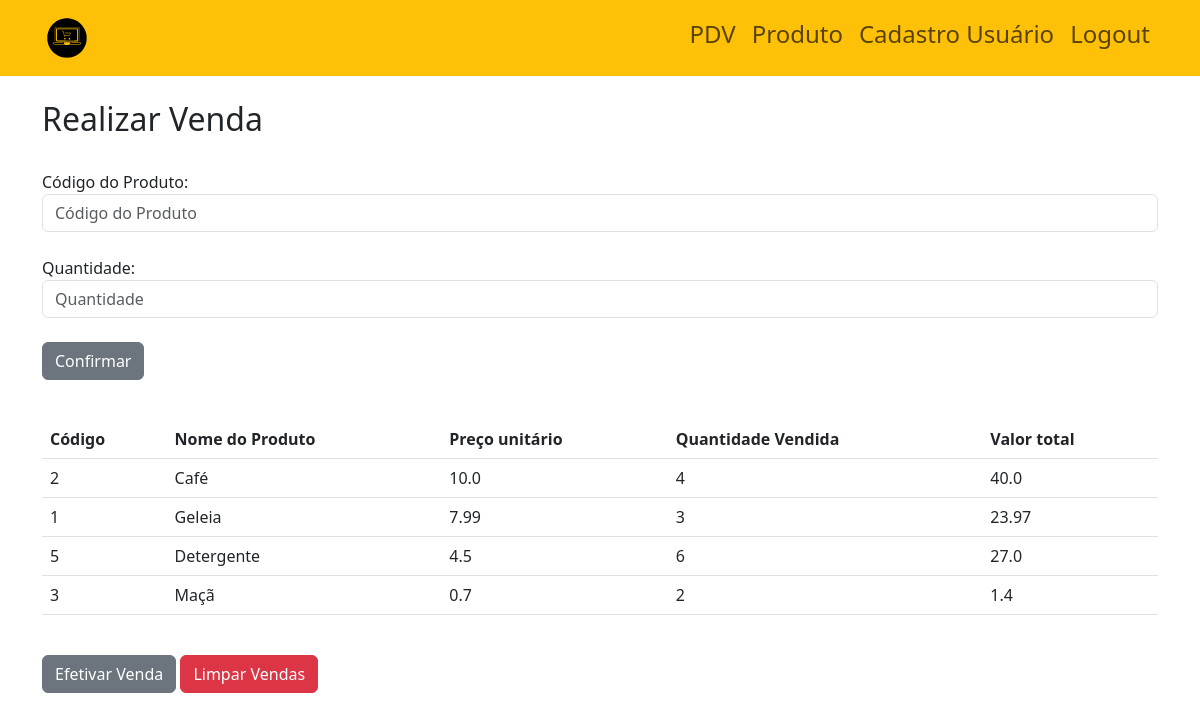
Before: /vendas (signed in) with the older database file.
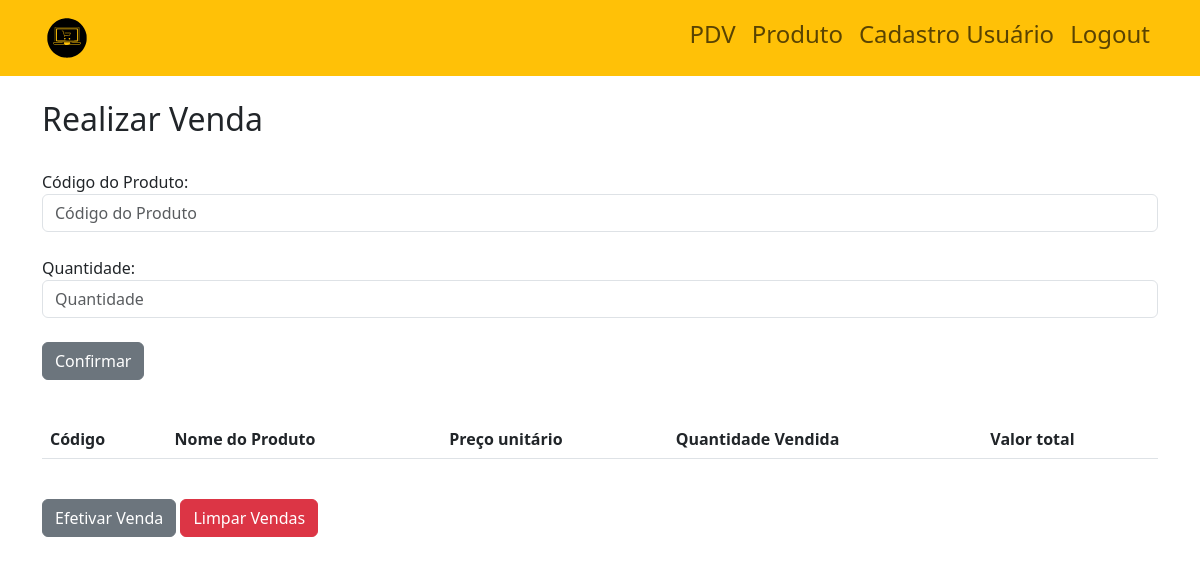
After: the same page with the newer database file.
### site_atividade/models/__init__.py (models this page shows)
class Venda(database.Model):
    id_venda = database.Column(database.Integer, primary_key=True)
    produto_id = database.Column(database.Integer, database.ForeignKey('produtos.id_produtos'), nullable=False)
    quantidade = database.Column(database.Integer, nullable=False)
    total = database.Column(database.Float, nullable=False)

class Produtos(database.Model):
    id_produtos = database.Column(database.Integer, primary_key=True)
    produto = database.Column(database.String, nullable=False)
    preco = database.Column(database.Float, nullable=False)
    estoque = database.Column(database.Integer, nullable=False)
    categoria_fk = database.Column(database.Integer, database.ForeignKey('categoria.id_categoria'), nullable=False)
    venda = database.relationship('Venda', backref='produto')

### site_atividade/routers/__init__.py (the view, shortened to what this page needs)
@app.route("/vendas", methods=['GET', 'POST'])
@login_required
def vendas():
    form = VendasForm(request.form)
    produtos = Produtos.query.all()
    vendas = Venda.query.all()
    if request.method == 'POST' and 'LimparVendas' in request.form:
        Venda.query.delete()
        database.session.commit()
        return redirect(url_for('vendas'))
    return render_template('vendas.html', form=form, produtos=produtos, vendas=vendas)

### site_atividade/forms/__init__.py
class VendasForm(FlaskForm):
    produto_id = IntegerField('ID do Produto', validators=[DataRequired()])
    quantidade = IntegerField('Quantidade', validators=[DataRequired()])
    submit = SubmitField('Confirmar')

### site_atividade/models/__init__.py (called while the page is built)
@login_manager.user_loader
def load_usuario(id_usuario):
    return Usuario.query.get(int(id_usuario))

### site_atividade/templates/vendas.html (shortened to what this page needs)
{% extends 'base.html' %}
{% block body %}
    <div class="container theme-showcase" role="main">
        <br>
        <div class="page-header">
            <h2 class="box-title col-md-12">Realizar Venda</h2>
        </div>
        <br>
        <form method="post" action="{{ url_for('vendas') }}">
            <div class="form-group">
                <label for="{{ form.produto_id.id }}">Código do Produto:</label>
                {{ form.produto_id(class_='form-control', placeholder='Código do Produto') }}
            </div>
            <br>
            <div class="form-group">
                <label for="{{ form.quantidade.id }}">Quantidade:</label>
                {{ form.quantidade(class_='form-control', placeholder='Quantidade') }}
            </div>
            <br>
            <button type="submit" class="btn btn-Secondary">Confirmar</button>
        </form>
        <br>
        <table class="table table-hover" overflow="scroll">
            <thead>
                <tr>
                    <th>Código</th>
                    <th>Nome do Produto</th>
                    <th>Preço unitário</th>
                    <th>Quantidade Vendida</th>
                    <th>Valor total</th>
                </tr>
            </thead>
            <tbody>
                {% for venda in vendas %}
                <tr>
                    <td>{{ venda.produto.id_produtos }}</td>
                    <td>{{ venda.produto.produto }}</td>
                    <td>{{ venda.produto.preco }}</td>
                    <td>{{ venda.quantidade }}</td>
                    <td>{{ venda.total }}</td>
                </tr>
                {% endfor %}
            </tbody>
        </table>
        <br>
        <div class="form-group">
            <form method="post" action="{{ url_for('pagamento') }}" class="d-inline-block">
                <button type="submit" class="btn btn-secondary">Efetivar Venda</button>
            </form>
            <form method="post" action="{{ url_for('vendas') }}" class="d-inline-block">
                <button type="submit" class="btn btn-danger">Limpar Vendas</button>
            </form>
        </div>
    </div>
{% endblock %}

Changed rows visible on the page:
removed Venda: produto.id_produtos "2", produto.produto "Café", produto.preco "10.0", quantidade "4", total "40.0"
removed Venda: produto.id_produtos "1", produto.produto "Geleia", produto.preco "7.99", quantidade "3", total "23.97"
removed Venda: produto.id_produtos "5", produto.produto "Detergente", produto.preco "4.5", quantidade "6", total "27.0"
removed Venda: produto.id_produtos "3", produto.produto "Maçã", produto.preco "0.7", quantidade "2", total "1.4"
